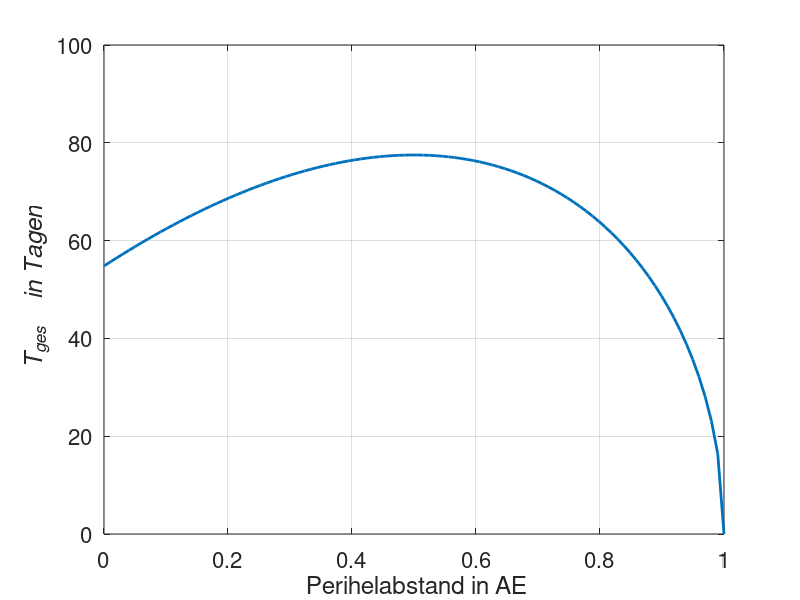

The MATLAB source for this figure:
% -------------------------------------------------------------------------
% VerweildauerKomet.m
% -------------------------------------------------------------------------
% MATLAB-Programm zum Kapitel Himmelsmechanik aus
% "Fingerübungen der Physik" von Michael Kaschke und Holger Cartarius
% unter Mitwirkung von Ulrich Potthoff
% Alle Rechte bei den Autoren
% Freier Gebrauch mit Buch und/oder Angabe der Quelle erlaubt.
% -------------------------------------------------------------------------
% Verweildauer eines Kometen in Erdnähe.
% -------------------------------------------------------------------------

clc
clear all
close all 

k=linspace(0,1,100);

T = 4*365.25*sqrt(1+3*k-4*k.^3)/(3*sqrt(2)*2*pi);


figure('Name','Verweildauer');
plot(k,T,'LineWidth',2);
hold on;
grid on;
xlim([0 1]);
ylim([0 100]);
ylabel('\it T_{ges}    in Tagen')
xlabel(' Perihelabstand in AE');
set(gca,'FontSize',16);

% -------------------------------------------------------------------------
% Ende Programm
% -------------------------------------------------------------------------
